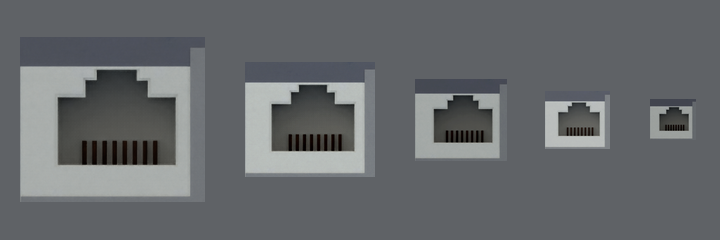
#> input picture single_rack_cv/yoloe_reference_port_atlas.png, 720 x 240 px
$ python -i front_rim_match.py   (imports and definitions only)   (older library calls are emulated)
#> lines starting #> are read from the running program, lines starting #| are printed output that depends on the picture
### single_rack_cv/config.py
#!/usr/bin/env python3
"""All user-tunable settings for the single-rack RGB visual-servo demo."""

from __future__ import annotations

import os
from dataclasses import dataclass, field
from pathlib import Path


def _find_asset(env_var: str, candidates: tuple[str, ...]) -> str:
    """Resolve an asset path: env var override first, otherwise check each
    candidate relative path against the home directory and return the
    first one that actually exists. Falls back to the first candidate
    (even if missing) so a downstream failure points at a real, readable
    path instead of an empty string."""
#> called with env_var = 'ISAACSIM_MODIFIED_RACK_USD'
    override = os.environ.get(env_var)
    if override:
        return override
    home = Path.home()
    for relative in candidates:
        candidate = home / relative
        if candidate.exists():
            return str(candidate)
    return str(home / candidates[0])


MODIFIED_RACK_USD = _find_asset(
    "ISAACSIM_MODIFIED_RACK_USD",
    (
        "isaacsim_assets/datacenter/Assets/DigitalTwin/Assets/Datacenter/"
        "Facilities/Stages/Data_Hall/"
        "DataHall_Single_Rack_3x_Ethernet_Rows_Rebalanced.usd",
        "isaacsim_assets/Data Centre/assets/DigitalTwin/Assets/Datacenter/"
        "Facilities/Stages/Data_Hall/"
        "DataHall_Single_Rack_3x_Ethernet_Rows_Rebalanced.usd",
        "Isaacsim-assets/Data Centre/assets/DigitalTwin/Assets/Datacenter/"
        "Facilities/Stages/Data_Hall/"
        "DataHall_Single_Rack_3x_Ethernet_Rows_Rebalanced.usd",
        "isaacsim_assets/DigitalTwin/Assets/Datacenter/Facilities/Stages/"
        "Data_Hall/DataHall_Single_Rack_3x_Ethernet_Rows_Rebalanced.usd",
        "Isaacsim-assets/DigitalTwin/Assets/Datacenter/Facilities/Stages/"
        "Data_Hall/DataHall_Single_Rack_3x_Ethernet_Rows_Rebalanced.usd",
    ),
)


@dataclass(frozen=True)
class AppConfig:
    headless: bool = False
    width: int = 1600
    height: int = 900


@dataclass(frozen=True)
class SceneConfig:
    rack_usd_path: str = MODIFIED_RACK_USD
    rack_path: str = "/World/ServerRack"
    rack_asset_path: str = "/World/ServerRack/Asset"
    rack_scale: float = 1.0
    rack_yaw_deg: float = 0.0
    # Fine-tuning shift applied after the rack's own world origin is
    # canceled to (0, 0, 0). Moves the rack's front corner from the
    # origin to this world position.
    rack_position_correction_m: tuple[float, float, float] = (
        0.72489,
        0.30528,
        0.0,
    )
    # The Franka base pose single_rack_cv's insertion geometry (including
    # rack_position_correction_m) was originally tuned against, when run
    # standalone. Used by _center_rack() to re-derive the correct rack
    # placement if the robot's actual base pose differs (e.g. when run as
    # part of the merged pickup+insertion demo, where esha places the
    # robot at a different position/yaw).
    reference_franka_position: tuple[float, float, float] = (1.35, 0.0, 1.0)
    reference_franka_yaw_deg: float = 180.0

    franka_path: str = "/World/Franka"
    franka_asset_path: str = "/World/Franka/Robot"
    franka_position: tuple[float, float, float] = (
        float(os.environ.get("MERGED_FRANKA_POSITION_X", "1.35")),
        float(os.environ.get("MERGED_FRANKA_POSITION_Y", "0.0")),
        float(os.environ.get("MERGED_FRANKA_POSITION_Z", "1.0")),
    )
    franka_yaw_deg: float = float(
        os.environ.get("MERGED_FRANKA_YAW_DEG", "180.0")
    )

    physics_dt: float = 1.0 / 60.0
    device: str = "cuda:0"
    light_intensity: float = 1000.0

    viewport_eye: tuple[float, float, float] = (3.4, 3.2, 2.7)
    viewport_target: tuple[float, float, float] = (0.25, 0.0, 1.0)


@dataclass(frozen=True)
class CameraConfig:
    hand_link_name: str = "panda_hand"
    left_camera_name: str = "left_eye_camera"
    right_camera_name: str = "right_eye_camera"

    left_local_position: tuple[float, float, float] = (
        0.04,
        -0.020,
        0.025,
    )
    right_local_position: tuple[float, float, float] = (
        0.04,
        +0.020,
        0.025,
    )
    virtual_local_position: tuple[float, float, float] = (
        0.04,
        0.0,
        0.025,
    )
    local_y_rotation_deg: float = 186.0248
    local_roll_deg: float = 90.0

    focal_length_mm: float = 18.0
    horizontal_aperture_mm: float = 20.955
    vertical_aperture_mm: float = 20.955 * 9.0 / 16.0
    clipping_range_m: tuple[float, float] = (0.01, 10.0)
    focus_distance_m: float = 1.0

    # CameraSensor uses (height, width).
    resolution: tuple[int, int] = (960, 1280)
    tick_rate_hz: float = 15.0
    capture_every_sim_frames: int = 4

    output_dir: Path = Path(__file__).resolve().parent / "camera_output"


@dataclass(frozen=True)
class YOLOEConfig:
    """One-time visual prompt plus full-frame stereo inference."""

    enabled: bool = True
    model_name: str = str(
        Path(__file__).resolve().parent
        / "assets"
        / "models"
        / "yoloe-26l-seg.pt"
    )
    reference_image_path: Path = (
        Path(__file__).resolve().parent
        / "assets"
        / "prompts"
        / "yoloe_reference_port_atlas.png"
    )

    # Production prompt selected by the qualified 60-frame benchmark.
    reference_boxes_xyxy: tuple[
        tuple[float, float, float, float],
        ...,
    ] = (
        (659.5, 107.25, 688.75, 131.0),
    )
    reference_class_ids: tuple[int, ...] = (0,)

    imgsz: int = 1280
    confidence: float = 0.005
    iou: float = 0.80
    device: int | str = 0
    quantize: int | str | None = 32
    max_detections: int = 100
    retina_masks: bool = False
    verbose: bool = False

    min_proposal_area_px: int = 36
    min_proposal_width_px: int = 6
    min_proposal_height_px: int = 6
    max_proposal_width_px: int = 180
    max_proposal_height_px: int = 150

    refine_expand_ratio: float = 0.35
    refine_min_margin_px: int = 6
    refine_percentiles: tuple[float, ...] = (
        15.0,
        20.0,
        25.0,
        30.0,
    )
    refine_min_gray: int = 30
    refine_max_gray: int = 95
    refine_min_width_px: int = 8
    refine_min_height_px: int = 8
    refine_max_width_px: int = 140
    refine_max_height_px: int = 110
    refine_min_aspect_ratio: float = 0.85
    refine_max_aspect_ratio: float = 2.10
    refine_target_aspect_ratio: float = 1.50
    refine_min_fill_ratio: float = 0.22
    refine_max_fill_ratio: float = 1.00
    refine_max_center_distance_ratio: float = 0.80
    refine_morph_kernel_px: int = 3


@dataclass(frozen=True)
class PerceptionConfig:
    """YOLOE instance pairing plus calibrated stereo geometry."""

    port_width_m: float = 0.0114
    port_height_m: float = 0.0070
    min_estimated_range_m: float = 0.08
    max_estimated_range_m: float = 0.35

    stereo_max_epipolar_error_px: float = 3.0
    stereo_max_scale_ratio: float = 1.30
    stereo_min_abs_disparity_px: float = 4.0
    stereo_max_ray_gap_m: float = 0.0020
    stereo_max_reprojection_rms_px: float = 1.0
    stereo_max_reprojection_px: float = 2.0
    stereo_min_width_m: float = 0.008
    stereo_max_width_m: float = 0.015
    stereo_min_height_m: float = 0.005
    stereo_max_height_m: float = 0.010

    tracking_max_center_jump_px: float = 45.0
    tracking_max_scale_ratio: float = 1.35


@dataclass(frozen=True)
class FrontPlaneRuntimeConfig:
    """Automatic front-opening geometry is mandatory in production."""

    enabled: bool = True


@dataclass(frozen=True)
class CableMountConfig:
    """Permanent direct mount for the cable's existing rigid RJ45 plug."""

    enabled: bool = True
    usd_path: str = (
        "/home/aayush/isaacsim_assets/Network cable 001/"
        "model_Networkcable1_69323.usd"
    )
    root_path: str = "/World/NetworkCable"
    tracked_plug_path: str = "/World/NetworkCable/E_crystal_head1_45"
    fixed_joint_path: str = os.environ.get(
        "MERGED_FIXED_JOINT_PATH", "/World/CableMountFixedJoint"
    )
    hand_link_name: str = "panda_hand"
    finger_link_names: tuple[str, str] = (
        "panda_leftfinger",
        "panda_rightfinger",
    )
    finger_joint_names: tuple[str, str] = (
        "panda_finger_joint1",
        "panda_finger_joint2",
    )
    axis_ratio_min: float = 1.5
    cable_projection_min_m: float = 0.002
    finger_total_clearance_m: float = 0.001
    initial_settle_frames: int = 60
    validation_frames: int = 30
    max_tip_error_m: float = 0.0005
    max_axis_error_deg: float = 1.0
    already_grasped_by_pickup_pipeline: bool = (
        os.environ.get("ALREADY_GRASPED_BY_PICKUP_PIPELINE", "0") == "1"
    )


@dataclass(frozen=True)
class IKConfig:
    end_effector_frame: str = "panda_hand"

    target_path: str = "/World/IK_Target"
    target_name: str = "ik_target"
    target_scale: float = 0.08
    target_visible: bool = False
    select_target_on_start: bool = False

    actual_tool_path: str = "/World/ToolCenter"
    actual_tool_name: str = "tool_center"
    actual_tool_scale: float = 0.05
    actual_tool_visible: bool = False

    tool_center_local_position_m: tuple[float, float, float] = (
        0.0,
        0.0,
        0.1334,
    )
    tool_center_local_orientation_wxyz: tuple[
        float,
        float,
        float,
        float,
    ] = (
        0.7071067811865476,
        0.0,
        0.0,
        -0.7071067811865475,
    )

    use_fixed_start_pose: bool = True
    initial_position: tuple[float, float, float] = (
        0.9000,
        -0.1375,
        1.3000,
    )
    initial_orientation_wxyz: tuple[float, float, float, float] = (
        0.7071067811865476,
        0.0,
        -0.7071067811865475,
        0.0,
    )

    tracking_enabled: bool = True
    update_every_sim_frames: int = 1
    position_tolerance_m: float = 0.0001
    orientation_tolerance_rad: float = 0.01
    warn_every_sim_frames: int = 120


@dataclass(frozen=True)
class DriveTuningConfig:
    """Simulation accuracy settings for the seven Franka arm joints."""

    enabled: bool = True
    arm_joint_names: tuple[str, ...] = (
        "panda_joint1",
        "panda_joint2",
        "panda_joint3",
        "panda_joint4",
        "panda_joint5",
        "panda_joint6",
        "panda_joint7",
    )
    stiffness_multiplier: float = 4.0
    damping_multiplier: float = 2.0
    disable_gravity_on_franka: bool = True


@dataclass(frozen=True)
class VisualServoConfig:
    """Translation-only stop-and-look pre-insert alignment."""

    enabled: bool = True
    preinsert_standoff_m: float = 0.050

    startup_settle_tolerance_m: float = 0.0005
    required_startup_settled_frames: int = 15

    required_acquisition_samples: int = 3
    max_acquisition_center_spread_px: float = 8.0
    max_acquisition_scale_spread_ratio: float = 0.12
    max_consecutive_misses: int = 3

    control_gain: float = 0.35
    max_target_step_m: float = 0.001
    target_settle_tolerance_m: float = 0.0005

    center_tolerance_px: float = 2.0
    range_tolerance_m: float = 0.003
    required_aligned_captures: int = 5

    settle_position_tolerance_m: float = 0.0003
    required_settled_frames: int = 30
    settle_warning_timeout_s: float = 8.0

    freeze_after_complete: bool = True


@dataclass(frozen=True)
class InsertionConfig:
    """Two-stage approach ending 10 mm inside the physical port opening."""

    enabled: bool = True
    total_depth_m: float = 0.060
    coarse_approach_depth_m: float = 0.040
    coarse_step_size_m: float = 0.005
    opening_depth_m: float = 0.050
    step_size_m: float = 0.0005
    settle_position_tolerance_m: float = 0.0003
    required_settled_frames: int = 6
    step_timeout_s: float = 2.0
    max_lateral_drift_m: float = 0.0005
    max_orientation_error_deg: float = 1.0


@dataclass(frozen=True)
class DebugConfig:
    estimated_port_marker_path: str = "/World/EstimatedPortPoint"
    estimated_port_marker_radius_m: float = 0.001
    estimated_port_marker_color: tuple[float, float, float] = (
        0.0,
        1.0,
        0.0,
    )

    crosshair_half_length_px: int = 14
    crosshair_width_px: int = 2


@dataclass(frozen=True)
class Config:
    app: AppConfig = field(default_factory=AppConfig)
    yoloe: YOLOEConfig = field(default_factory=YOLOEConfig)
    scene: SceneConfig = field(default_factory=SceneConfig)
    camera: CameraConfig = field(default_factory=CameraConfig)
    perception: PerceptionConfig = field(default_factory=PerceptionConfig)
    front_plane: FrontPlaneRuntimeConfig = field(
        default_factory=FrontPlaneRuntimeConfig
    )
    cable_mount: CableMountConfig = field(
        default_factory=CableMountConfig
    )
    ik: IKConfig = field(default_factory=IKConfig)
    drive_tuning: DriveTuningConfig = field(
        default_factory=DriveTuningConfig
    )
    visual_servo: VisualServoConfig = field(
        default_factory=VisualServoConfig
    )
    insertion: InsertionConfig = field(default_factory=InsertionConfig)
    debug: DebugConfig = field(default_factory=DebugConfig)


CONFIG = Config()

### single_rack_cv/front_rim_match.py
#!/usr/bin/env python3
"""Verified epipolar patch correspondences for front-bezel samples."""

from __future__ import annotations

from dataclasses import dataclass

import cv2
import numpy as np

from front_rim import FrontRim2D


@dataclass(frozen=True)
class EpipolarPatchConfig:
    """Local stereo matching gates around cavity-center disparity."""

    patch_radius_px: int = 3
    search_x_px: float = 4.0
    search_y_px: float = 2.0
    search_step_px: float = 0.5
    min_ncc: float = 0.72
    min_uniqueness: float = 0.035
    min_texture: float = 0.018
    roundtrip_max_error_px: float = 0.75
    uniqueness_exclusion_px: float = 1.0


DEFAULT_EPIPOLAR_CONFIG = EpipolarPatchConfig()


@dataclass(frozen=True)
class EpipolarMatchResult:
    """Matched right-eye locations and diagnostics for every left sample."""

    predicted_right_uv: np.ndarray
    right_samples_uv: np.ndarray
    valid_mask: np.ndarray
    ncc_scores: np.ndarray
    uniqueness_margins: np.ndarray
    roundtrip_errors_px: np.ndarray

    # [26 lines left out: function __post_init__, not called in this run]

    @property
    def accepted_count(self) -> int:
        return int(np.count_nonzero(self.valid_mask))

    def median_ncc(self) -> float:
        values = self.ncc_scores[self.valid_mask]
        return float(np.median(values)) if values.size else float("nan")

    def median_uniqueness(self) -> float:
        values = self.uniqueness_margins[self.valid_mask]
        return float(np.median(values)) if values.size else float("nan")

    def roundtrip_p95_px(self) -> float:
        values = self.roundtrip_errors_px[self.valid_mask]
        return float(np.percentile(values, 95.0)) if values.size else float("nan")


@dataclass(frozen=True)
class _SearchResult:
    point_uv: np.ndarray
    score: float
    uniqueness: float


# [13 lines left out: function _validate_config, not called in this run]


def _feature_image(rgb: np.ndarray) -> np.ndarray:
    image = np.asarray(rgb)
    if image.ndim != 3 or image.shape[2] != 3:
        raise ValueError(f"Expected HxWx3 RGB image, got {image.shape}.")
    gray = cv2.cvtColor(image, cv2.COLOR_RGB2GRAY).astype(np.float32) / 255.0
    gray = cv2.GaussianBlur(gray, (3, 3), 0.0)
    gx = cv2.Sobel(gray, cv2.CV_32F, 1, 0, ksize=3, scale=0.25)
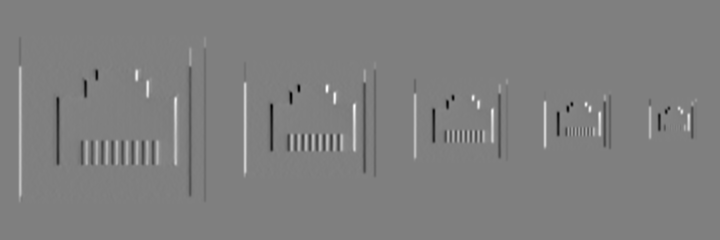
#> gx: shape (240, 720) float32; min -0.417, max 0.414, mean 3.45e-13; drawn with min black and max white
    gy = cv2.Sobel(gray, cv2.CV_32F, 0, 1, ksize=3, scale=0.25)
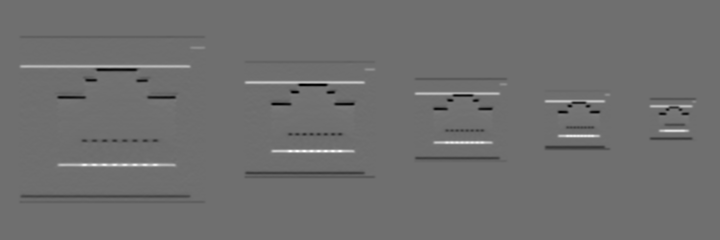
#> gy: shape (240, 720) float32; min -0.402, max 0.521, mean 4.42e-11; drawn with min black and max white
    return np.stack((gray, gx, gy), axis=-1)
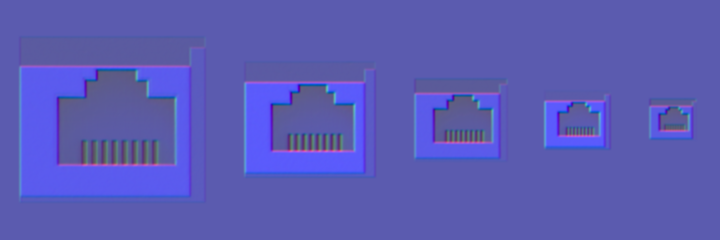
#> returned value: shape (240, 720, 3) float32; mean of channels 0, 1, 2 0.412, -3.92e-11, 1.11e-09; drawn with min black and max white


# [37 lines left out: function _patch_descriptor, not called in this run]


def _offset_values(limit_px: float, step_px: float) -> np.ndarray:
    count = int(round(2.0 * limit_px / step_px))
    return np.linspace(-limit_px, limit_px, count + 1, dtype=np.float64)


# [145 lines left out: functions _search_patch, match_front_bezel_samples, build_matched_right_rim, not called in this run]

>>> import cv2
>>> picture = cv2.cvtColor(cv2.imread('yoloe_reference_port_atlas.png'), cv2.COLOR_BGR2RGB)
>>> result = _feature_image(picture)
